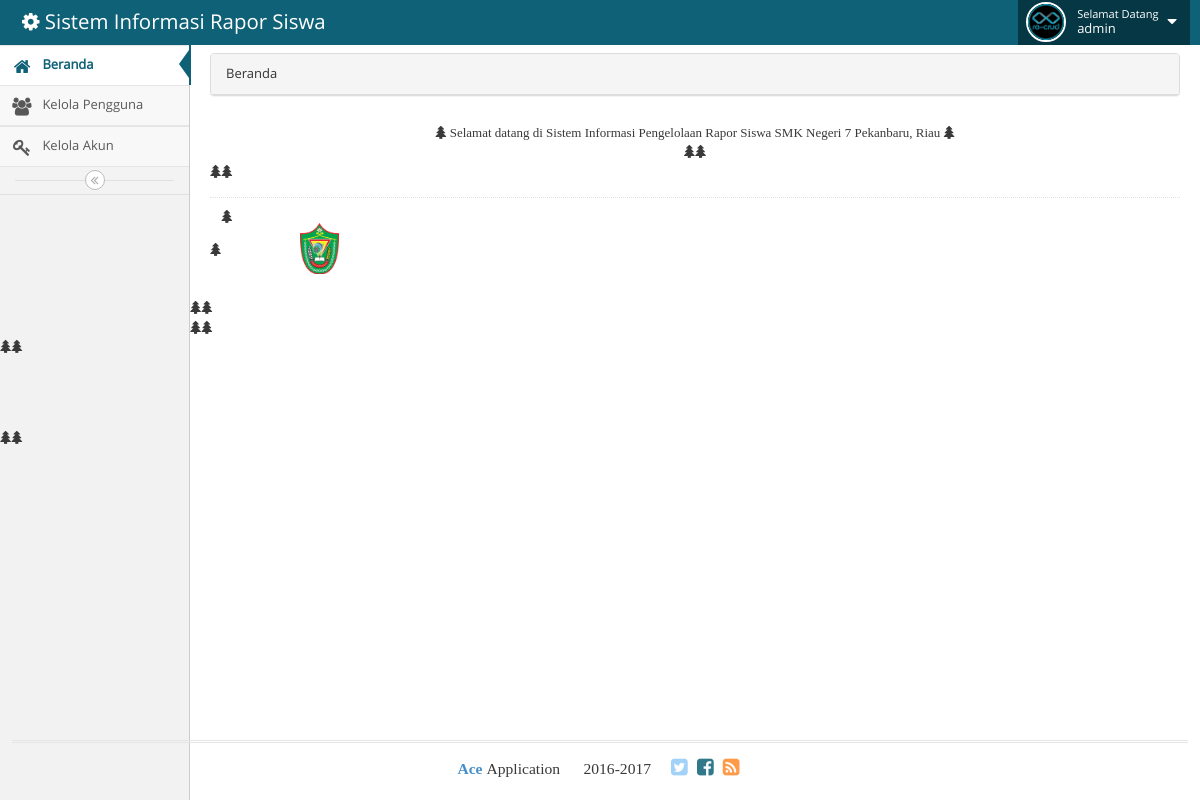
Page /modul/admin/index.php (signed in) on the committed database.
### tables this page shows
CREATE TABLE IF NOT EXISTS `user` (
  `id` int(11) NOT NULL AUTO_INCREMENT,
  `nip` varchar(25) NOT NULL,
  `nama` varchar(50) NOT NULL,
  `pass` text NOT NULL,
  `pass_asli` varchar(25) NOT NULL,
  `kd_level` int(11) NOT NULL,
  `tgl_daftar` date NOT NULL,
  `foto` text NOT NULL,
  `tempat_lahir` varchar(50) NOT NULL,
  `tanggal_lahir` date NOT NULL,
  `agama` varchar(25) NOT NULL,
  `jenis_kelamin` enum('Laki-laki','Perempuan') NOT NULL,
  `alamat` text NOT NULL,
  `no_telp` varchar(13) NOT NULL,
  PRIMARY KEY (`id`),
  UNIQUE KEY `nip` (`nip`)
);

### config/Classes.php (called while the page is built, shortened)
<?php
include "CrudClass.php";
$crud=new CrudClass();
?>

### config/CrudClass.php (called while the page is built, shortened)
<?php
class CrudClass {
	function ReadAllClausa($x,$clausa,$value){
		$q=mysql_query("SELECT * FROM $x WHERE $clausa='$value'");
		$d=mysql_fetch_assoc($q);
		return $d;
	}
}
?>

### modul/admin/dest/menuatas.php (the view, shortened to what this page needs)
<div id="navbar" class="navbar navbar-default">
	<div class="navbar-container green" id="navbar-container">
		<div class="navbar-header pull-left">
			<a href="index.php" class="navbar-brand">
				<small>
					<i class="fa fa-gear"></i>
					Sistem Informasi Rapor Siswa
				</small>
			</a>
		</div>
		<div class="navbar-buttons navbar-header pull-right" role="navigation">
			<ul class="nav ace-nav">
				<?php
				$data=$crud->ReadAllClausa('user','id',$_SESSION['id']);
				?>
				<li class="green">
					<a data-toggle="dropdown" href="#" class="dropdown-toggle">
						<img class="nav-user-photo" src="../../file/user/<?php echo $data['foto']; ?>" alt="Jason's Photo" />
						<span class="user-info">
							<small>Selamat Datang</small>
							<?php
								echo $data['nama'];
							?>
						</span>
						<i class="ace-icon fa fa-caret-down"></i>
					</a>
				</li>
			</ul>
		</div>
	</div>
</div>

### rows in the picture
user: foto (picture), nama "admin"
